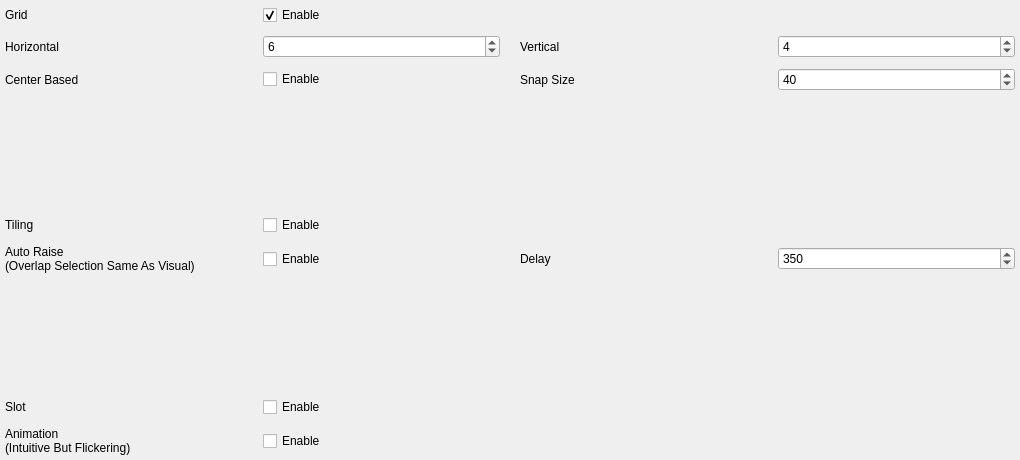
<?xml version="1.0" encoding="UTF-8"?>
<ui version="4.0">
 <class>KWin::Grid_WM</class>
 <widget class="QWidget" name="KWin::Grid_WM">
  <property name="windowModality">
   <enum>Qt::NonModal</enum>
  </property>
  <property name="geometry">
   <rect>
    <x>0</x>
    <y>0</y>
    <width>1020</width>
    <height>460</height>
   </rect>
  </property>
  <property name="minimumSize">
   <size>
    <width>1020</width>
    <height>460</height>
   </size>
  </property>
  <property name="windowTitle">
   <string>Grid WM</string>
  </property>
  <widget class="QWidget" name="verticalLayoutWidget_3">
   <property name="geometry">
    <rect>
     <x>0</x>
     <y>0</y>
     <width>1020</width>
     <height>460</height>
    </rect>
   </property>
   <layout class="QVBoxLayout" name="main">
    <item>
     <layout class="QGridLayout" name="gridLayout">
      <property name="sizeConstraint">
       <enum>QLayout::SetDefaultConstraint</enum>
      </property>
      <property name="leftMargin">
       <number>5</number>
      </property>
      <property name="topMargin">
       <number>5</number>
      </property>
      <property name="rightMargin">
       <number>5</number>
      </property>
      <property name="bottomMargin">
       <number>5</number>
      </property>
      <property name="horizontalSpacing">
       <number>20</number>
      </property>
      <property name="verticalSpacing">
       <number>10</number>
      </property>
      <item row="0" column="1">
       <widget class="QCheckBox" name="kcfg_grid_snap_sw">
        <property name="enabled">
         <bool>true</bool>
        </property>
        <property name="text">
         <string>Enable</string>
        </property>
        <property name="checked">
         <bool>true</bool>
        </property>
       </widget>
      </item>
      <item row="1" column="0">
       <widget class="QLabel" name="marginLeftLabel">
        <property name="enabled">
         <bool>true</bool>
        </property>
        <property name="layoutDirection">
         <enum>Qt::LeftToRight</enum>
        </property>
        <property name="text">
         <string>Horizontal</string>
        </property>
       </widget>
      </item>
      <item row="1" column="2">
       <widget class="QLabel" name="marginBottomLabel">
        <property name="enabled">
         <bool>true</bool>
        </property>
        <property name="layoutDirection">
         <enum>Qt::LeftToRight</enum>
        </property>
        <property name="text">
         <string>Vertical</string>
        </property>
        <property name="textFormat">
         <enum>Qt::AutoText</enum>
        </property>
       </widget>
      </item>
      <item row="1" column="1">
       <widget class="QSpinBox" name="kcfg_grid_size_h">
        <property name="enabled">
         <bool>true</bool>
        </property>
        <property name="minimum">
         <number>2</number>
        </property>
        <property name="maximum">
         <number>10</number>
        </property>
        <property name="singleStep">
         <number>1</number>
        </property>
        <property name="value">
         <number>6</number>
        </property>
       </widget>
      </item>
      <item row="1" column="3">
       <widget class="QSpinBox" name="kcfg_grid_size_v">
        <property name="enabled">
         <bool>true</bool>
        </property>
        <property name="minimum">
         <number>2</number>
        </property>
        <property name="maximum">
         <number>10</number>
        </property>
        <property name="singleStep">
         <number>1</number>
        </property>
        <property name="value">
         <number>4</number>
        </property>
       </widget>
      </item>
      <item row="0" column="0">
       <widget class="QLabel" name="label_10">
        <property name="enabled">
         <bool>true</bool>
        </property>
        <property name="text">
         <string>Grid</string>
        </property>
       </widget>
      </item>
      <item row="3" column="0">
       <spacer name="verticalSpacer_2">
        <property name="orientation">
         <enum>Qt::Vertical</enum>
        </property>
        <property name="sizeHint" stdset="0">
         <size>
          <width>20</width>
          <height>40</height>
         </size>
        </property>
       </spacer>
      </item>
      <item row="4" column="0">
       <widget class="QLabel" name="label_9">
        <property name="enabled">
         <bool>true</bool>
        </property>
        <property name="text">
         <string>Tiling</string>
        </property>
       </widget>
      </item>
      <item row="4" column="1">
       <widget class="QCheckBox" name="kcfg_tiling_sw">
        <property name="enabled">
         <bool>true</bool>
        </property>
        <property name="text">
         <string>Enable</string>
        </property>
        <property name="checked">
         <bool>false</bool>
        </property>
       </widget>
      </item>
      <item row="5" column="0">
       <widget class="QLabel" name="label_2">
        <property name="text">
         <string>Auto Raise
(Overlap Selection Same As Visual)</string>
        </property>
       </widget>
      </item>
      <item row="5" column="1">
       <widget class="QCheckBox" name="kcfg_index_z_fix">
        <property name="text">
         <string>Enable</string>
        </property>
        <property name="checked">
         <bool>false</bool>
        </property>
       </widget>
      </item>
      <item row="5" column="2">
       <widget class="QLabel" name="label_3">
        <property name="text">
         <string>Delay</string>
        </property>
       </widget>
      </item>
      <item row="5" column="3">
       <widget class="QSpinBox" name="kcfg_index_z_delay">
        <property name="minimum">
         <number>0</number>
        </property>
        <property name="maximum">
         <number>500</number>
        </property>
        <property name="singleStep">
         <number>50</number>
        </property>
        <property name="value">
         <number>350</number>
        </property>
       </widget>
      </item>
      <item row="6" column="0">
       <spacer name="verticalSpacer">
        <property name="orientation">
         <enum>Qt::Vertical</enum>
        </property>
        <property name="sizeHint" stdset="0">
         <size>
          <width>20</width>
          <height>40</height>
         </size>
        </property>
       </spacer>
      </item>
      <item row="7" column="0">
       <widget class="QLabel" name="label_6">
        <property name="enabled">
         <bool>true</bool>
        </property>
        <property name="text">
         <string>Slot</string>
        </property>
       </widget>
      </item>
      <item row="7" column="1">
       <widget class="QCheckBox" name="kcfg_slot_sw">
        <property name="enabled">
         <bool>true</bool>
        </property>
        <property name="text">
         <string>Enable</string>
        </property>
        <property name="checked">
         <bool>false</bool>
        </property>
       </widget>
      </item>
      <item row="8" column="0">
       <widget class="QLabel" name="label_7">
        <property name="enabled">
         <bool>true</bool>
        </property>
        <property name="text">
         <string>Animation
(Intuitive But Flickering)</string>
        </property>
       </widget>
      </item>
      <item row="8" column="1">
       <widget class="QCheckBox" name="kcfg_slot_animation_fix">
        <property name="enabled">
         <bool>true</bool>
        </property>
        <property name="text">
         <string>Enable</string>
        </property>
        <property name="checked">
         <bool>false</bool>
        </property>
       </widget>
      </item>
      <item row="2" column="2">
       <widget class="QLabel" name="label_4">
        <property name="text">
         <string>Snap Size</string>
        </property>
       </widget>
      </item>
      <item row="2" column="0">
       <widget class="QLabel" name="label_11">
        <property name="enabled">
         <bool>true</bool>
        </property>
        <property name="text">
         <string>Center Based</string>
        </property>
       </widget>
      </item>
      <item row="2" column="3">
       <widget class="QSpinBox" name="kcfg_snap_size">
        <property name="minimum">
         <number>10</number>
        </property>
        <property name="maximum">
         <number>100</number>
        </property>
        <property name="singleStep">
         <number>10</number>
        </property>
        <property name="value">
         <number>40</number>
        </property>
       </widget>
      </item>
      <item row="2" column="1">
       <widget class="QCheckBox" name="kcfg_grid_center_sw">
        <property name="enabled">
         <bool>true</bool>
        </property>
        <property name="text">
         <string>Enable</string>
        </property>
        <property name="checked">
         <bool>false</bool>
        </property>
       </widget>
      </item>
     </layout>
    </item>
   </layout>
  </widget>
 </widget>
 <resources/>
 <connections/>
</ui>
